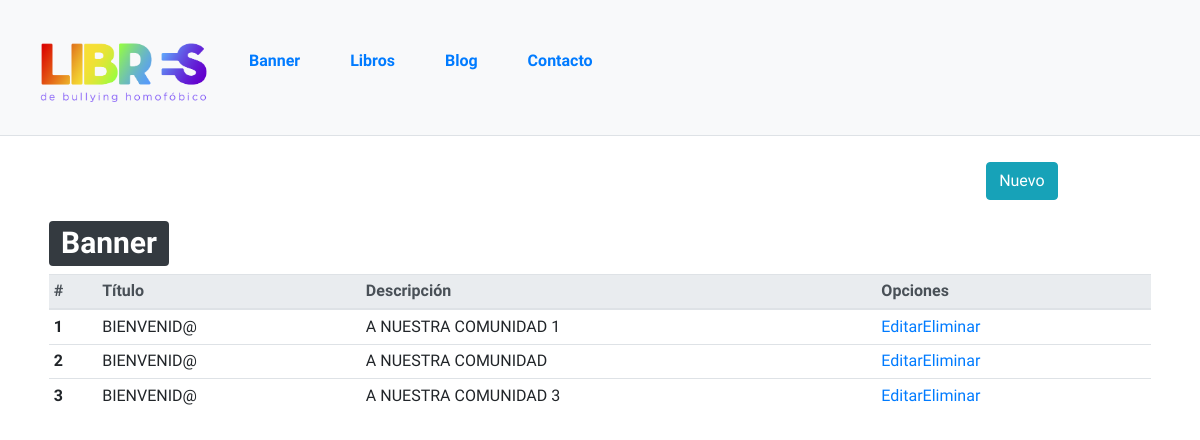
Page /index.php/banner/guardar on the earlier database version.
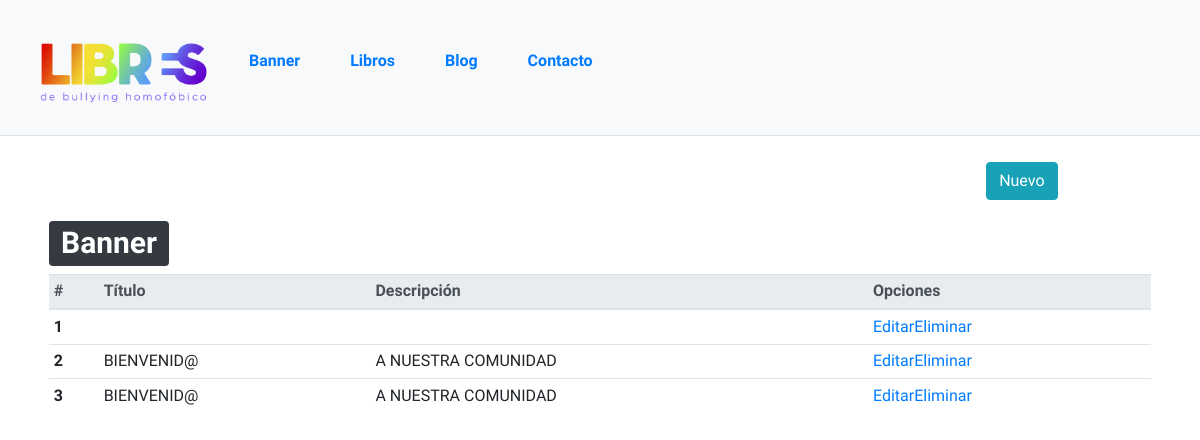
Same page on the later database version.
### tables this page shows
CREATE TABLE `banner` (
  `id` int(10) UNSIGNED NOT NULL,
  `titulo` varchar(128) NOT NULL,
  `descripcion` varchar(128) NOT NULL,
  `texto` text NOT NULL,
  `estado` enum('PUBLICADO','ELIMINADO') NOT NULL DEFAULT 'PUBLICADO',
  `imagen1` varchar(128) DEFAULT NULL,
  `imagen2` varchar(128) DEFAULT NULL,
  `creado_b` timestamp NULL DEFAULT NULL,
  `modificado_b` timestamp NULL DEFAULT NULL,
  `precio` varchar(10) DEFAULT NULL
);

### application/controllers/Banner.php (called while the page is built, shortened)
<?php
class Banner extends CI_Controller
{
    function __construct() {
        $this->load->model('BannerModel');
        $this->load->model('ImagenModel');
    }
    public function index($mensaje ="BIENVENIDO")
    {
        $banners = $this->BannerModel->getBanners();
        $this->load->view('template/cabecera_admin');
        $this->load->view('banner/index',compact('banners','mensaje'));
        $this->load->view('template/piedepagina_admin');
    }
    public function guardar()
    {
        $this->form_validation->set_rules('titulo','Titulo','required');
        $this->form_validation->set_rules('descripcion','Descripcion','required');
        if($this->form_validation->run() == TRUE)
        {
            try{
                $imagen1 = $this->ImagenModel->cargarImagenServidor('imagen1');
                if(is_null($imagen1))
                {
                    $this->index("Error al cargar imagen");
                }else{
                    $titulo = $this->input->post('titulo');
                    $descripcion = $this->input->post('descripcion');
                    $this->BannerModel->guardar($titulo, $descripcion, "", "", $imagen1);
                    $this->index("Dato creado con exito");
                }
            }catch(Exception $e){
                $this->index("Error en subir imagen");
            }
        }else{
            $this->index("Debe llenar todos los campos");
        }
    }
}

### index.php (called while the page is built, shortened)
<?php
require_once BASEPATH.'core/CodeIgniter.php';

### application/models/BannerModel.php (called while the page is built, shortened)
<?php
class BannerModel extends CI_Model
{
    public function getBanners()
    {
        return $this->db->query('select * from banner')->result();
    }
}

### application/views/banner/index.php (the view)
<div class="container-fluid pt-0 pb-5 pr-5 pl-5">
    <div class="row">
        <div class="col">
            <div class="alert alert-danger alert-dismissible fade show" role="alert">
                <strong>MENSAJE: </strong> <?=$mensaje;?>
                    <button type="button" class="close" data-dismiss="alert" aria-label="Close">
                        <span aria-hidden="true">&times;</span>
                    </button>
            </div>
        </div>
    </div>
    <br><br><br><br>
    <div class="row text-right">
        <div class="col-11">
            <a href="<?php echo base_url();?>Banner/nuevo" class="btn btn-info" role="button">Nuevo</a>
        </div>
    </div>
    <div class="row">
        <div class="col p-3">
            <h1><span class='badge badge-dark'>Banner</span></h1>
            <div class="table-responsive table-responsive-sm table-responsive-md table-responsive-lg table-responsive-xl">
                <table class="table table-hover table-sm">
                    <thead class="thead-light">
                        <tr>
                            <th scope="col">#</th>
                            <th scope="col">Título</th>
                            <th scope="col">Descripción</th>
                            <th scope="col">Opciones</th>
                        </tr>
                    </thead>
                    <tbody>
                        <?php
                            $n=1;
                            foreach ($banners as $banner)
                            {
                                echo "<tr>".
                                "<th scope='row'>".$n++."</th>".
                                "<td>".$banner->titulo."</td>".
                                "<td>".$banner->descripcion."</td>".
                                "<td>".
                                    "<a href='".base_url()."Banner/editar/".$banner->id."'>Editar</a>".
                                    "<a href='".base_url()."Banner/eliminar/".$banner->id."'>Eliminar</a>".
                                "</td>".
                                "</tr>";
                            }
                        ?>
                    </tbody>
                </table>
            </div>
        </div>
    </div>
</div>

Differences in the rows shown:
changed banner (number 1 of 3 on the later page): titulo "BIENVENID@" → (not shown); descripcion "A NUESTRA COMUNIDAD 1" → (not shown)
changed banner (number 3 of 3 on the later page): descripcion "A NUESTRA COMUNIDAD 3" → "A NUESTRA COMUNIDAD"
